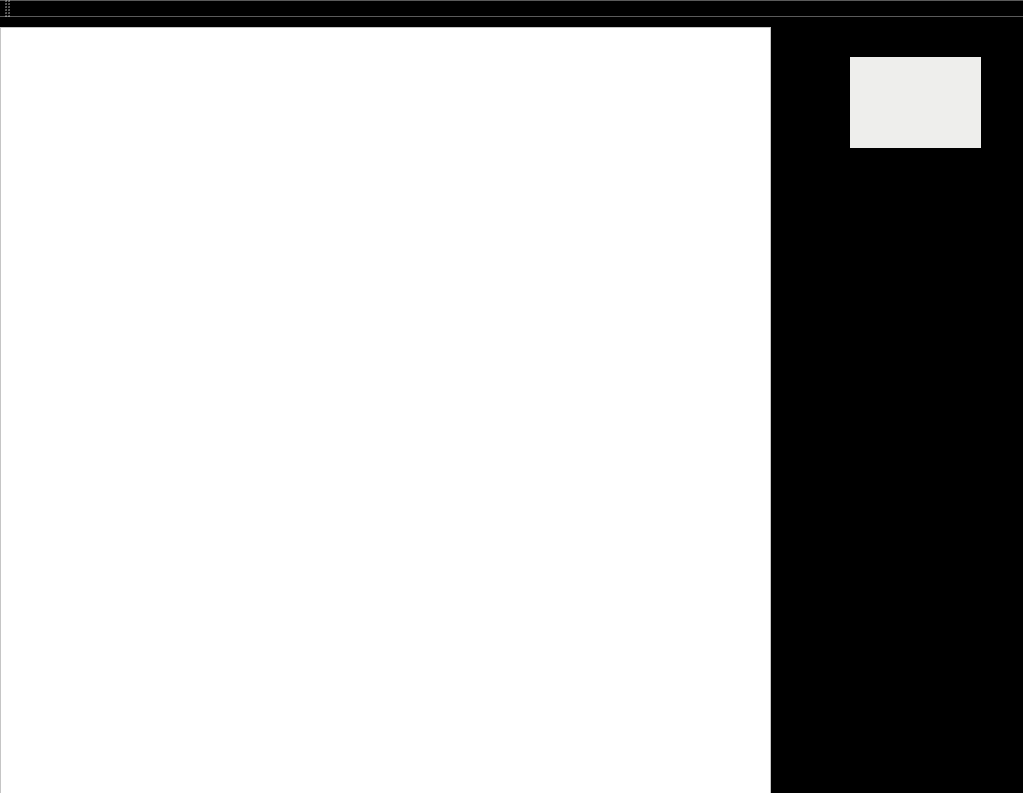
<?xml version="1.0" encoding="UTF-8"?>
<ui version="4.0">
 <class>MainWindow</class>
 <widget class="QMainWindow" name="MainWindow">
  <property name="geometry">
   <rect>
    <x>0</x>
    <y>0</y>
    <width>1023</width>
    <height>793</height>
   </rect>
  </property>
  <property name="windowTitle">
   <string>MainWindow</string>
  </property>
  <property name="styleSheet">
   <string notr="true">background-color: rgb(0, 0, 0);</string>
  </property>
  <widget class="QWidget" name="centralWidget">
   <widget class="QGraphicsView" name="graphicsView">
    <property name="geometry">
     <rect>
      <x>0</x>
      <y>10</y>
      <width>771</width>
      <height>800</height>
     </rect>
    </property>
    <property name="styleSheet">
     <string notr="true">background-color: rgb(255, 255, 255);</string>
    </property>
   </widget>
   <widget class="QLabel" name="score">
    <property name="geometry">
     <rect>
      <x>850</x>
      <y>40</y>
      <width>131</width>
      <height>91</height>
     </rect>
    </property>
    <property name="font">
     <font>
      <pointsize>30</pointsize>
     </font>
    </property>
    <property name="styleSheet">
     <string notr="true">background-color: rgb(238, 238, 236);</string>
    </property>
    <property name="text">
     <string/>
    </property>
   </widget>
  </widget>
  <widget class="QToolBar" name="mainToolBar">
   <attribute name="toolBarArea">
    <enum>TopToolBarArea</enum>
   </attribute>
   <attribute name="toolBarBreak">
    <bool>false</bool>
   </attribute>
  </widget>
 </widget>
 <layoutdefault spacing="6" margin="11"/>
 <resources/>
 <connections/>
</ui>
